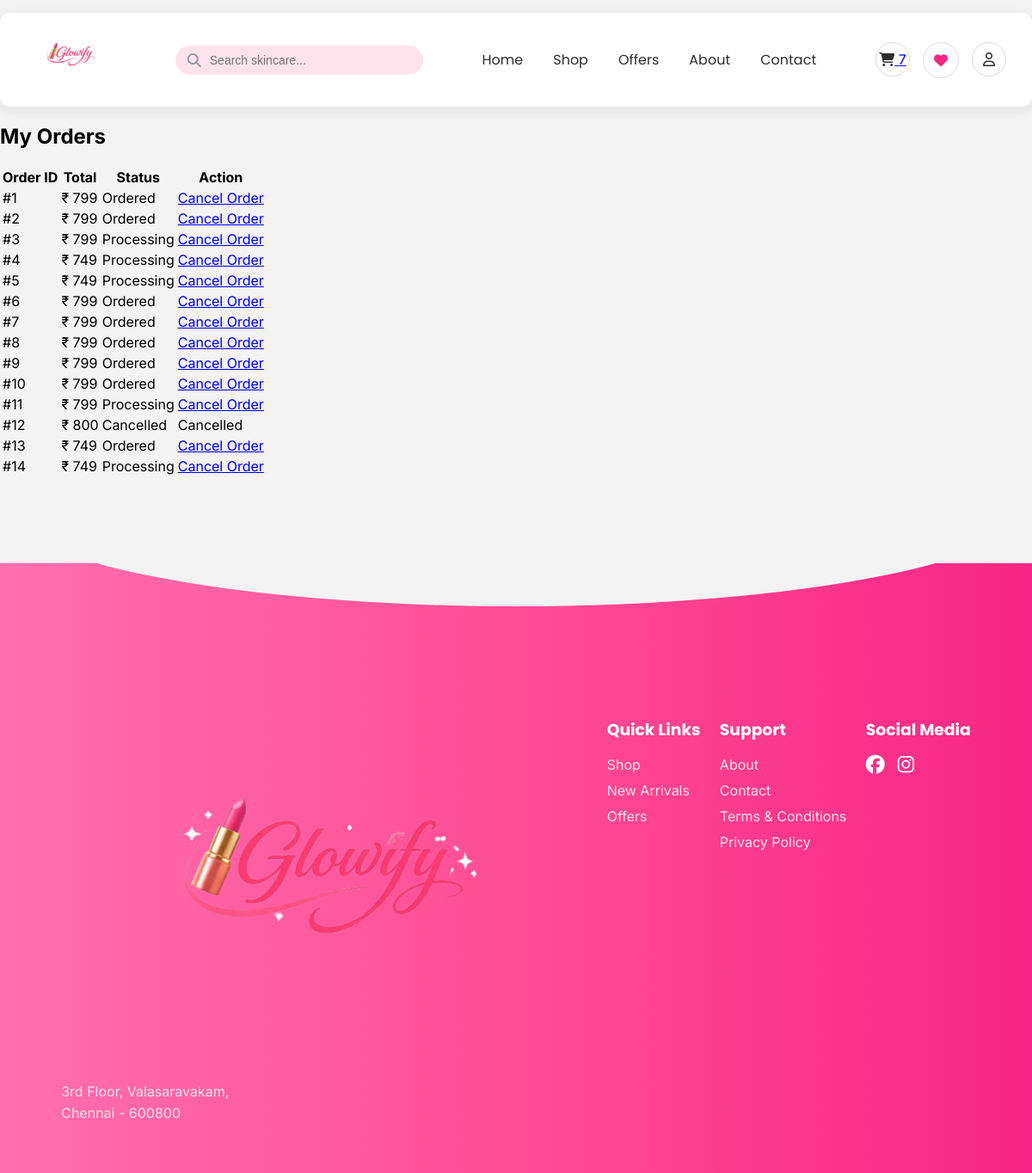
/my-orders/ (signed in), run on the app's committed database.
### glowify/models.py (models this page shows, shortened)
class Order(models.Model):
    user = models.ForeignKey(User, on_delete=models.CASCADE, null=True, blank=True)
    address = models.TextField()
    total_price = models.IntegerField()
    razorpay_order_id = models.CharField(max_length=200, null=True, blank=True)
    paid = models.BooleanField(default=False)
    status = models.CharField(
        max_length=50,
        default="Ordered"
    )
    created_at = models.DateTimeField(auto_now_add=True)

### glowify/views.py (the view)
# urls.py: path('my-orders/', views.my_orders, name="my_orders"),
@login_required
def my_orders(request):
    orders = Order.objects.filter(user=request.user)
    return render(request, "glowify/my_orders.html", {"orders": orders})

### glowify/context_processors.py (called while the page is built)
def cart_count(request):
    if request.user.is_authenticated:
        count = Cart.objects.filter(user=request.user).count()
    else:
        count = 0
    return {
        'cart_count': count
    }

### glowify/templates/glowify/my_orders.html
{% extends 'glowify/base.html' %}
{% block content %}
<h2>My Orders</h2>
<table>
<tr>
<th>Order ID</th>
<th>Total</th>
<th>Status</th>
<th>Action</th>
</tr>
{% for order in orders %}
<tr>
<td>#{{ order.id }}</td>
<td>₹ {{ order.total_price }}</td>
<td>{{ order.status }}</td>
<td>
{% if order.status != "Cancelled" %}
<a href="{% url 'cancel_order' order.id %}">
Cancel Order
</a>
{% else %}
Cancelled
{% endif %}
</td>
</tr>
{% endfor %}
</table>
{% endblock %}

### glowify/static/glowify/css/style.css (style rules this page uses)
body { font-family: 'Inter', sans-serif; background:#F3F3F3; margin:0; }

### data on the page
Order: id "1", total_price "799", status "Ordered", shows "Cancel Order"
Order: id "2", total_price "799", status "Ordered", shows "Cancel Order"
Order: id "3", total_price "799", status "Processing", shows "Cancel Order"
Order: id "4", total_price "749", status "Processing", shows "Cancel Order"
Order: id "5", total_price "749", status "Processing", shows "Cancel Order"
Order: id "6", total_price "799", status "Ordered", shows "Cancel Order"
Order: id "7", total_price "799", status "Ordered", shows "Cancel Order"
Order: id "8", total_price "799", status "Ordered", shows "Cancel Order"
Order: id "9", total_price "799", status "Ordered", shows "Cancel Order"
Order: id "10", total_price "799", status "Ordered", shows "Cancel Order"
Order: id "11", total_price "799", status "Processing", shows "Cancel Order"
Order: id "12", total_price "800", status "Cancelled"
Order: id "13", total_price "749", status "Ordered", shows "Cancel Order"
Order: id "14", total_price "749", status "Processing", shows "Cancel Order"

### other printed values
{{ cart_count }} "7"
